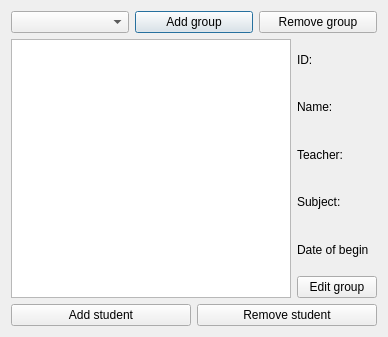
<?xml version="1.0" encoding="UTF-8"?>
<ui version="4.0">
 <class>GroupsWindow</class>
 <widget class="QDialog" name="GroupsWindow">
  <property name="geometry">
   <rect>
    <x>0</x>
    <y>0</y>
    <width>388</width>
    <height>337</height>
   </rect>
  </property>
  <property name="windowTitle">
   <string>Dialog</string>
  </property>
  <layout class="QVBoxLayout" name="verticalLayout_2">
   <item>
    <layout class="QHBoxLayout" name="horizontalLayout_2">
     <item>
      <widget class="QComboBox" name="comboBox"/>
     </item>
     <item>
      <widget class="QPushButton" name="pushButton_addGroup">
       <property name="text">
        <string>Add group</string>
       </property>
      </widget>
     </item>
     <item>
      <widget class="QPushButton" name="pushButton_removeGroup">
       <property name="text">
        <string>Remove group</string>
       </property>
      </widget>
     </item>
    </layout>
   </item>
   <item>
    <layout class="QHBoxLayout" name="horizontalLayout">
     <item>
      <widget class="QTableView" name="tableView"/>
     </item>
     <item>
      <layout class="QVBoxLayout" name="verticalLayout">
       <item>
        <widget class="QLabel" name="label_id">
         <property name="text">
          <string>ID:</string>
         </property>
        </widget>
       </item>
       <item>
        <widget class="QLabel" name="label_name">
         <property name="text">
          <string>Name:</string>
         </property>
        </widget>
       </item>
       <item>
        <widget class="QLabel" name="label_teacher">
         <property name="text">
          <string>Teacher: </string>
         </property>
        </widget>
       </item>
       <item>
        <widget class="QLabel" name="label_subject">
         <property name="text">
          <string>Subject:</string>
         </property>
        </widget>
       </item>
       <item>
        <widget class="QLabel" name="label_date">
         <property name="text">
          <string>Date of begin</string>
         </property>
        </widget>
       </item>
       <item>
        <widget class="QPushButton" name="pushButton_editGroup">
         <property name="text">
          <string>Edit group</string>
         </property>
        </widget>
       </item>
      </layout>
     </item>
    </layout>
   </item>
   <item>
    <layout class="QHBoxLayout" name="horizontalLayout_3">
     <item>
      <widget class="QPushButton" name="pushButton_addStudent">
       <property name="text">
        <string>Add student</string>
       </property>
      </widget>
     </item>
     <item>
      <widget class="QPushButton" name="pushButton_removeStudent">
       <property name="text">
        <string>Remove student</string>
       </property>
      </widget>
     </item>
    </layout>
   </item>
  </layout>
 </widget>
 <resources/>
 <connections/>
</ui>
